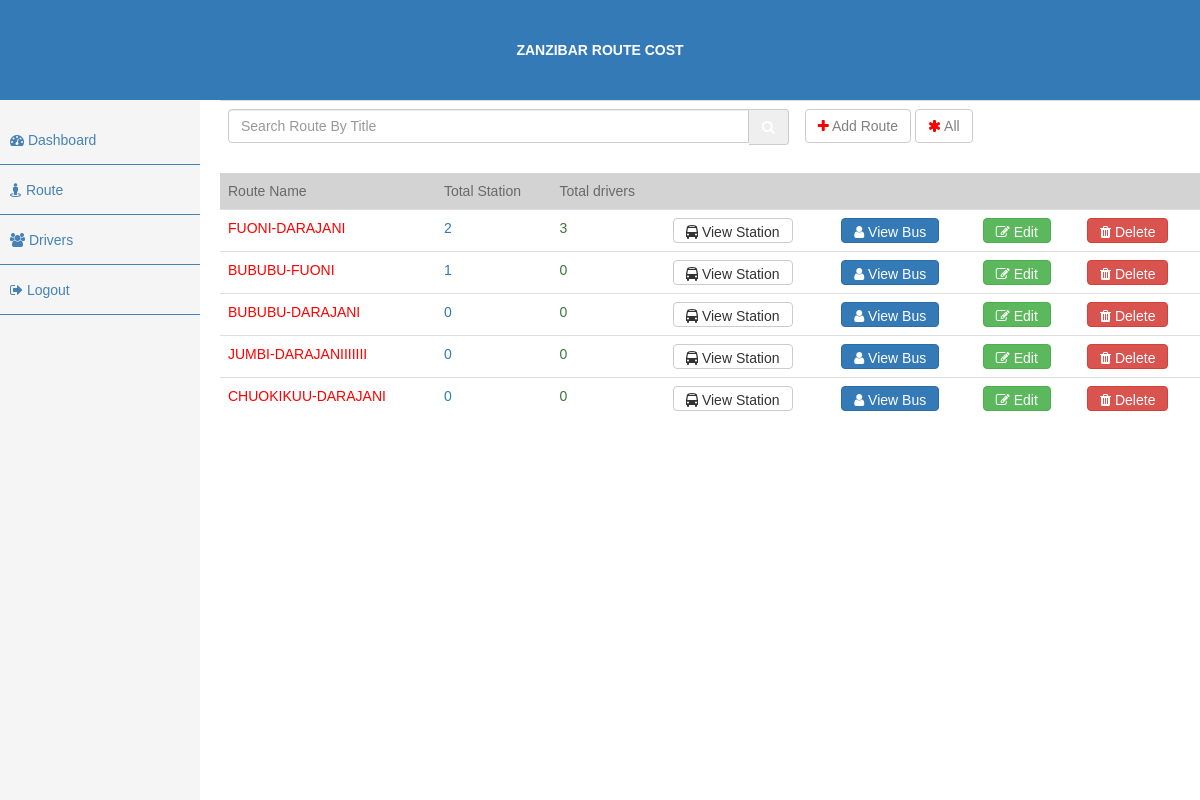
The page /home/view_route.php (signed in) on the database its author committed.
### tables this page shows
CREATE TABLE `route` (
  `route_id` int(11) NOT NULL,
  `route_title` varchar(50) NOT NULL,
  `createdAt` datetime NOT NULL DEFAULT current_timestamp(),
  `updatedAt` datetime NOT NULL DEFAULT current_timestamp(),
  `createdBy` int(11) NOT NULL,
  `status` int(11) NOT NULL
);

### home/view_route.php (the view, shortened to what this page needs)
    <?php include("header.php"); ?>
    <?php include("menu.php"); ?>
    <div class="wraper">
      <div class="row container-fluid">
        <table class="table">
        <tr>
          <td>
            <form action="" method="post">
              <div class="input-group">
                  <input type="text" class="form-control bg-light text-secondary" placeholder="Search Route By Title" name="search_id" required>
                  <div class="input-group-addon" style="padding:0px;">
                      <button type="submit" class="btn btn-dark text-white" /><i class="fa fa-search"></i></button>
                  </div>
              </div>
            </form>
          </td>
          <td>
            <a href="add_route.php"><button class="btn btn-default text-lg"><i class="fa fa-plus text-red"></i> Add Route</button></a>
            <a href=""><button class="btn btn-default text-lg"><i class="fa fa-asterisk text-red"></i> All</button></a>
          </td>
        </tr>
      </table>
        <table class="table">
          <thead>
            <tr class="bg-lg">
              <td>Route Name</td><td>Total Station</td><td>Total drivers</td><td></td><td></td><td></td><td></td>
            </tr>
          </thead>
          <tbody>
          <?php
          if(isset($_POST["search_id"])){
            $sql = "SELECT * FROM route WHERE route_title = :title";
            $query = $pdo->prepare($sql);
            $route = $query->execute(array("title"=>$_POST["search_id"]));
            $rows = $query->fetchAll();
          }
          else {
            $sql = "SELECT * FROM route";
            $query = $pdo->prepare($sql);
            $route = $query->execute();
            $rows = $query->fetchAll();
          }
          foreach($rows as $row){
            $sql = "SELECT * FROM bus WHERE route_id = :id";
            $bus = $pdo->prepare($sql);
            $bus->execute(array("id"=>$row["route_id"]));
            $sql = "SELECT * FROM station WHERE route_id = :id";
            $station = $pdo->prepare($sql);
            $station->execute(array("id"=>$row["route_id"]));
          ?>
            <tr>
              <td class="text-red text-uppercase"><?php echo $row["route_title"]; ?></td>
              <td class="text-primary text-uppercase"><?php echo $bus->rowCount()?></td>
              <td class="text-success text-uppercase"><?php echo $station->rowCount(); ?></td>
              <td>
                <form action="view_station.php" method="post">
                  <button class="btn btn-default" type="submit" style="height: 25px;line-height: 15px;" >
                    <i class="fa fa-bus"></i> View Station
                  </button>
                </form>
              </td>
              <td class="text-red text-uppercase">
                <form action="view_bus.php" method="post">
                  <button class="btn btn-primary" type="submit" style="height: 25px;line-height: 15px;" >
                    <i class="fa fa-user"></i> View Bus
                  </button>
                </form>
              </td>
              <td>
                <form action="edit_route.php" method="post">
                  <button class="btn btn-success" type="submit" style="height: 25px;line-height: 15px;" >
                    <i class="fa fa-edit"></i> Edit
                  </button>
                </form>
              </td>
              <td>
                <form action="" method="post" onsubmit="return confirm_delete()">
                  <button class="btn btn-danger" type="submit" style="height: 25px;line-height: 15px;" >
                    <i class="fa fa-trash"></i> Delete
                  </button>
                </form>
              </td>
            </tr>
            <?php
              }
            ?>
          </tbody>
        </table>
      </div>
    </div>
  </body>
</html>

### custom_style.css (style rules this page uses)
* { margin: 0;padding: 0;font-family: sans-serif;font-weight: 400; }
html,body { margin: 0px;padding: 0px;overflow-x: hidden; }
.bg-lg { background: lightgray;color: dimgray; }
.text-lg { color: gray; }
.text-red { color: red; }
.text-white { color: white; }
.wraper { position: absolute;top: inherit;left: 220px;right: 0px; }

### rows shown on the page
route: route_title "FUONI-DARAJANI", rowCount "2", rowCount "3"
route: route_title "BUBUBU-FUONI", rowCount "1", rowCount "0"
route: route_title "BUBUBU-DARAJANI", rowCount "0"
route: route_title "JUMBI-DARAJANIIIIIII", rowCount "0"
route: route_title "CHUOKIKUU-DARAJANI", rowCount "0"
